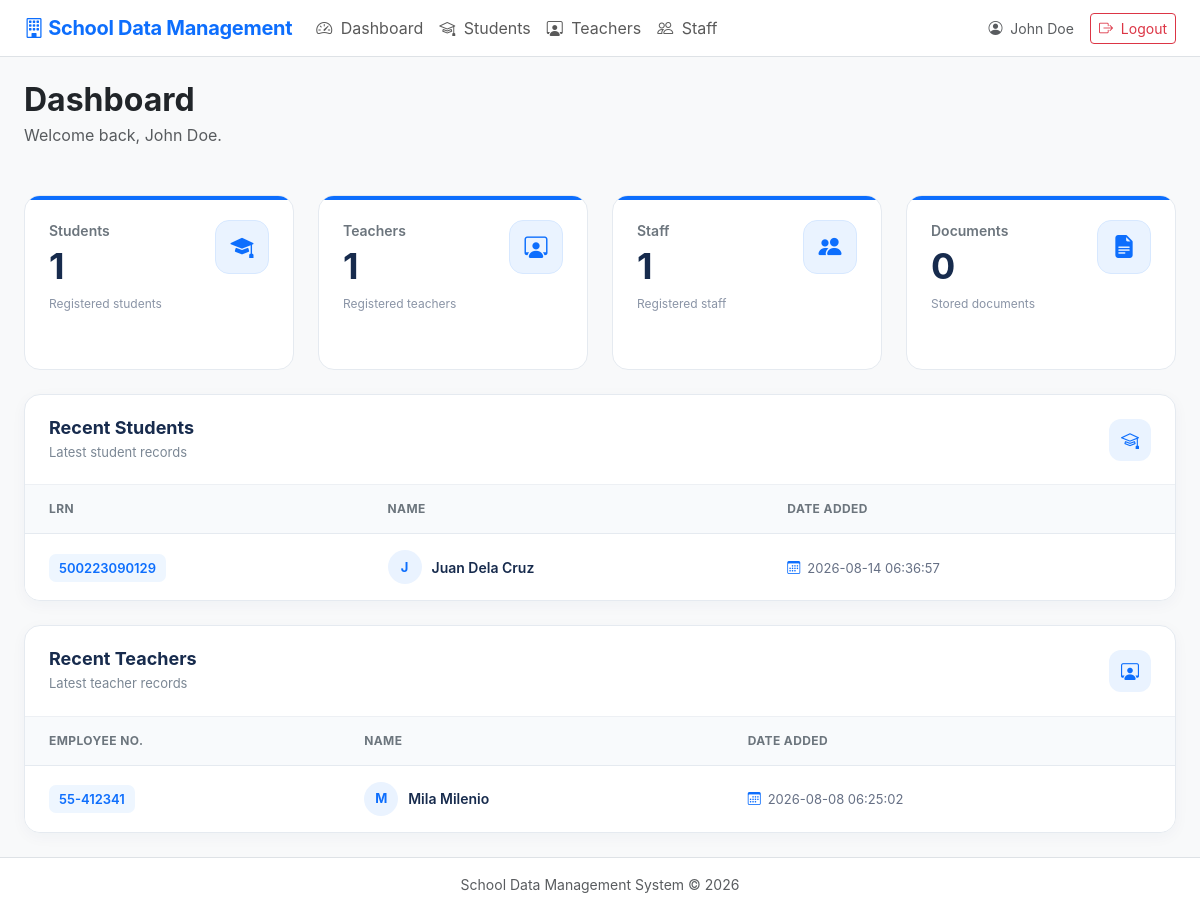
Page /index.php (signed in) on the committed database.
### tables this page shows
CREATE TABLE `students` (
  `id` int(10) UNSIGNED NOT NULL,
  `lrn` varchar(12) DEFAULT NULL,
  `photo` varchar(255) DEFAULT NULL,
  `full_name` varchar(150) NOT NULL,
  `date_of_birth` date DEFAULT NULL,
  `gender` varchar(30) DEFAULT NULL,
  `address` text DEFAULT NULL,
  `contact_number` varchar(50) DEFAULT NULL,
  `parent_guardian` varchar(150) DEFAULT NULL,
  `grade_section` varchar(100) DEFAULT NULL,
  `other_info` text DEFAULT NULL,
  `created_at` timestamp NOT NULL DEFAULT current_timestamp(),
  `updated_at` timestamp NOT NULL DEFAULT current_timestamp() ON UPDATE current_timestamp(),
  `school_id` varchar(6) NOT NULL DEFAULT '500634',
  `school_year` varchar(9) DEFAULT NULL,
  `emergency_name` varchar(100) DEFAULT NULL,
  `emergency_address` text DEFAULT NULL,
  `emergency_contact` varchar(11) DEFAULT NULL
);

CREATE TABLE `teachers` (
  `id` int(10) UNSIGNED NOT NULL,
  `employee_id` varchar(50) NOT NULL,
  `photo` varchar(255) DEFAULT NULL,
  `full_name` varchar(150) NOT NULL,
  `date_of_birth` date DEFAULT NULL,
  `gender` varchar(30) DEFAULT NULL,
  `address` text DEFAULT NULL,
  `contact_number` varchar(50) DEFAULT NULL,
  `email` varchar(150) DEFAULT NULL,
  `position_department` varchar(150) DEFAULT NULL,
  `other_info` text DEFAULT NULL,
  `created_at` timestamp NOT NULL DEFAULT current_timestamp(),
  `updated_at` timestamp NOT NULL DEFAULT current_timestamp() ON UPDATE current_timestamp(),
  `plantilla_no` varchar(50) DEFAULT NULL,
  `first_day_of_service` date DEFAULT NULL,
  `current_latest_appointment` varchar(255) DEFAULT NULL,
  `deped_email` varchar(150) DEFAULT NULL,
  `personal_email` varchar(150) DEFAULT NULL,
  `degree_finished` varchar(255) DEFAULT NULL,
  `specialization_prc_eligibility` varchar(255) DEFAULT NULL,
  `tin_no` varchar(30) DEFAULT NULL,
  `birthdate` date DEFAULT NULL
);

### config.php (called while the page is built, shortened)
<?php
function e($value) {
    return htmlspecialchars((string)$value, ENT_QUOTES, 'UTF-8');
}
?>

### index.php (the view, shortened to what this page needs)
<?php
require_once __DIR__ . '/config.php';
$userRole = $_SESSION['role'] ?? '';
$isAdmin = ($userRole === 'Administrator');
$isStaff = ($userRole === 'Staff');
$students = $pdo
    ->query("SELECT COUNT(*) FROM students")
    ->fetchColumn();
$teachers = $pdo
    ->query("SELECT COUNT(*) FROM teachers")
    ->fetchColumn();
$staff = $pdo
    ->query("SELECT COUNT(*) FROM staff")
    ->fetchColumn();
$docs = $pdo
    ->query("SELECT COUNT(*) FROM documents")
    ->fetchColumn();
$recentStudents = $pdo->query("
    SELECT
        lrn AS record_id,
        full_name,
        created_at
    FROM students
    ORDER BY created_at DESC
    LIMIT 8
")->fetchAll();
$recentTeachers = [];
if ($isAdmin || $isStaff) {
    $recentTeachers = $pdo->query("
        SELECT
            employee_id AS record_id,
            full_name,
            created_at
        FROM teachers
        ORDER BY created_at DESC
        LIMIT 8
    ")->fetchAll();
}
include 'header.php';
?>
<link
    rel="stylesheet"
    href="assets/dashboard.css"
>
<div class="mb-4">
    <h2 class="fw-bold mb-1">
        Dashboard
    </h2>
    <p class="text-muted mb-0">
        Welcome back,
        <?= e($_SESSION['full_name'] ?? 'User') ?>.
    </p>
</div>
<div class="dashboard-stats row g-4 mb-4">
    <div class="col-12 col-sm-6 col-xl-3">
        <a
            href="students.php"
            class="dashboard-stat-link"
        >
            <div class="dashboard-stat-card">
                <div class="stat-content">
                    <span class="stat-label">
                        Students
                    </span>
                    <span class="stat-number">
                        <?= e($students) ?>
                    </span>
                    <span class="stat-description">
                        Registered students
                    </span>
                </div>
                <div class="stat-icon stat-icon-blue">
                    <i class="bi bi-mortarboard-fill"></i>
                </div>
            </div>
        </a>
    </div>
    <?php if ($isAdmin || $isStaff): ?>
        <div class="col-12 col-sm-6 col-xl-3">
            <a
                href="teachers.php"
                class="dashboard-stat-link"
            >
                <div class="dashboard-stat-card">
                    <div class="stat-content">
                        <span class="stat-label">
                            Teachers
                        </span>
                        <span class="stat-number">
                            <?= e($teachers) ?>
                        </span>
                        <span class="stat-description">
                            Registered teachers
                        </span>
                    </div>
                    <div class="stat-icon stat-icon-blue">
                        <i class="bi bi-person-workspace"></i>
                    </div>
                </div>
            </a>
        </div>
    <?php endif; ?>
    <?php if ($isAdmin): ?>
        <div class="col-12 col-sm-6 col-xl-3">
            <a
                href="staff.php"
                class="dashboard-stat-link"
            >
                <div class="dashboard-stat-card">
                    <div class="stat-content">
                        <span class="stat-label">
                            Staff
                        </span>
                        <span class="stat-number">
                            <?= e($staff) ?>
                        </span>
                        <span class="stat-description">
                            Registered staff
                        </span>
                    </div>
                    <div class="stat-icon stat-icon-blue">
                        <i class="bi bi-people-fill"></i>
                    </div>
                </div>
            </a>
        </div>
    <?php endif; ?>
    <?php if ($isAdmin): ?>
        <div class="col-12 col-sm-6 col-xl-3">
            <div class="dashboard-stat-card">
                <div class="stat-content">
                    <span class="stat-label">
                        Documents
                    </span>
                    <span class="stat-number">
                        <?= e($docs) ?>
                    </span>
                    <span class="stat-description">
                        Stored documents
                    </span>
                </div>
                <div class="stat-icon stat-icon-blue">
                    <i class="bi bi-file-earmark-text-fill"></i>
                </div>
            </div>
        </div>
    <?php endif; ?>
</div>
<div class="dashboard-record-card mb-4">
    <div class="records-header">
        <div>
            <h5 class="records-title">
                Recent Students
            </h5>
            <p class="records-subtitle">
                Latest student records
            </p>
        </div>
        <div class="records-icon">
            <i class="bi bi-mortarboard"></i>
        </div>
    </div>
    <div class="table-responsive">
        <table class="table dashboard-table">
            <thead>
                <tr>
                    <th>
                        LRN
                    </th>
                    <th>
                        Name
                    </th>
                    <th>
                        Date Added
                    </th>
                </tr>
            </thead>
            <tbody>
                <?php foreach ($recentStudents as $r): ?>
                    <tr>
                        <td>
                            <span class="record-id">
                                <?= e($r['record_id']) ?>
                            </span>
                        </td>
                        <td>
                            <div class="record-name">
                                <div class="record-avatar">
                                    <?= strtoupper(
                                        substr(
                                            $r['full_name'],
                                            0,
                                            1
                                        )
                                    ) ?>
                                </div>
                                <?= e($r['full_name']) ?>
                            </div>
                        </td>
                        <td>
                            <span class="record-date">
                                <i class="bi bi-calendar3"></i>
                                <?= e($r['created_at']) ?>
                            </span>
                        </td>
                    </tr>
                <?php endforeach; ?>
            </tbody>
        </table>
    </div>
</div>
<?php if ($isAdmin || $isStaff): ?>
    <div class="dashboard-record-card">
        <div class="records-header">
            <div>
                <h5 class="records-title">
                    Recent Teachers
                </h5>
                <p class="records-subtitle">
                    Latest teacher records
                </p>
            </div>
            <div class="records-icon">
                <i class="bi bi-person-workspace"></i>
            </div>
        </div>
        <div class="table-responsive">
            <table class="table dashboard-table">
                <thead>
                    <tr>
                        <th>
                            Employee No.
                        </th>
                        <th>
                            Name
                        </th>
                        <th>
                            Date Added
                        </th>
                    </tr>
                </thead>
                <tbody>
                    <?php foreach ($recentTeachers as $r): ?>
                        <tr>
                            <td>
                                <span class="record-id">
                                    <?= e($r['record_id']) ?>
                                </span>
                            </td>
                            <td>
                                <div class="record-name">
                                    <div class="record-avatar">
                                        <?= strtoupper(
                                            substr(
                                                $r['full_name'],
                                                0,
                                                1
                                            )
                                        ) ?>
                                    </div>
                                    <?= e($r['full_name']) ?>
                                </div>
                            </td>
                            <td>
                                <span class="record-date">
                                    <i class="bi bi-calendar3"></i>
                                    <?= e($r['created_at']) ?>
                                </span>
                            </td>
                        </tr>
                    <?php endforeach; ?>
                </tbody>
            </table>
        </div>
    </div>
<?php endif; ?>
<?php include 'footer.php'; ?>

### assets/style.css (style rules this page uses)
body { font-family: Inter, system-ui, -apple-system, "Segoe UI", sans-serif; }
.table td, .table th { vertical-align: middle; }

### assets/navigation.css (style rules this page uses)
html, body { min-height: 100%; }
body { display: flex; flex-direction: column; min-height: 100vh; }

### assets/dashboard.css (style rules this page uses)
.dashboard-stats { margin-top: 5px; }
.dashboard-stat-link { text-decoration: none; color: inherit; display: block; }
.dashboard-stat-card { position: relative; min-height: 175px; background: #ffffff; border: 1px solid #e5eaf0; border-radius: 16px; padding: 24px; display: flex; align-items: flex-start; justify-content: space-between; overflow: hidden; transition: transform 0.2s ease, box-shadow 0.2s ease, border-color 0.2s ease; }
.dashboard-stat-card::before { content: ""; position: absolute; top: 0; left: 0; width: 100%; height: 4px; background: #0d6efd; }
.stat-content { display: flex; flex-direction: column; min-width: 0; }
.stat-label { font-size: 14px; font-weight: 600; color: #6c757d; margin-bottom: 6px; }
.stat-number { font-size: 36px; line-height: 1.1; font-weight: 700; color: #172b4d; margin-bottom: 8px; }
.stat-description { font-size: 12px; color: #8a94a6; }
.stat-icon { width: 54px; height: 54px; flex-shrink: 0; border-radius: 14px; display: flex; align-items: center; justify-content: center; font-size: 23px; margin-left: 15px; }
.stat-icon-blue { color: #0d6efd; background: #eaf3ff; border: 1px solid #d7e8ff; }
.dashboard-record-card { background: #ffffff; border: 1px solid #e5eaf0; border-radius: 16px; overflow: hidden; box-shadow: 0 4px 15px rgba(20, 50, 90, 0.04); }
.records-header { padding: 22px 24px; display: flex; align-items: center; justify-content: space-between; border-bottom: 1px solid #edf0f4; }
.records-title { margin: 0; font-size: 18px; font-weight: 700; color: #172b4d; }
.records-subtitle { margin: 4px 0 0; font-size: 13px; color: #7b8794; }
.records-icon { width: 42px; height: 42px; border-radius: 12px; display: flex; align-items: center; justify-content: center; color: #0d6efd; background: #eaf3ff; font-size: 18px; }
.dashboard-table { margin: 0; vertical-align: middle; }
.dashboard-table thead th { padding: 15px 24px; background: #f8fafc; border-bottom: 1px solid #e5eaf0; color: #6c757d; font-size: 12px; font-weight: 700; text-transform: uppercase; letter-spacing: 0.4px; white-space: nowrap; }
.dashboard-table tbody td { padding: 16px 24px; border-bottom: 1px solid #edf0f4; color: #344054; font-size: 14px; }
.dashboard-table tbody tr:last-child td { border-bottom: none; }
.dashboard-table tbody tr { transition: background-color 0.15s ease; }
.record-id { font-size: 13px; font-weight: 600; color: #0d6efd; background: #eef6ff; padding: 6px 10px; border-radius: 7px; white-space: nowrap; }
.record-name { display: flex; align-items: center; gap: 10px; font-weight: 600; color: #172b4d; }
.record-avatar { width: 34px; height: 34px; flex-shrink: 0; border-radius: 50%; display: flex; align-items: center; justify-content: center; background: #eaf3ff; color: #0d6efd; font-size: 13px; font-weight: 700; text-transform: uppercase; }
.record-date { display: inline-flex; align-items: center; gap: 7px; color: #667085; font-size: 13px; white-space: nowrap; }
.record-date i { color: #0d6efd; }

### rows in the picture
students: lrn "500223090129", full_name "J", full_name "Juan Dela Cruz", created_at "2026-08-14 06:36:57"
teachers: employee "55-412341", full_name "M", full_name "Mila Milenio", created_at "2026-08-08 06:25:02"

### other values in the picture
$_SESSION['full_name'] "John Doe"
$students "1"
$teachers "1"
$staff "1"
$docs "0"
